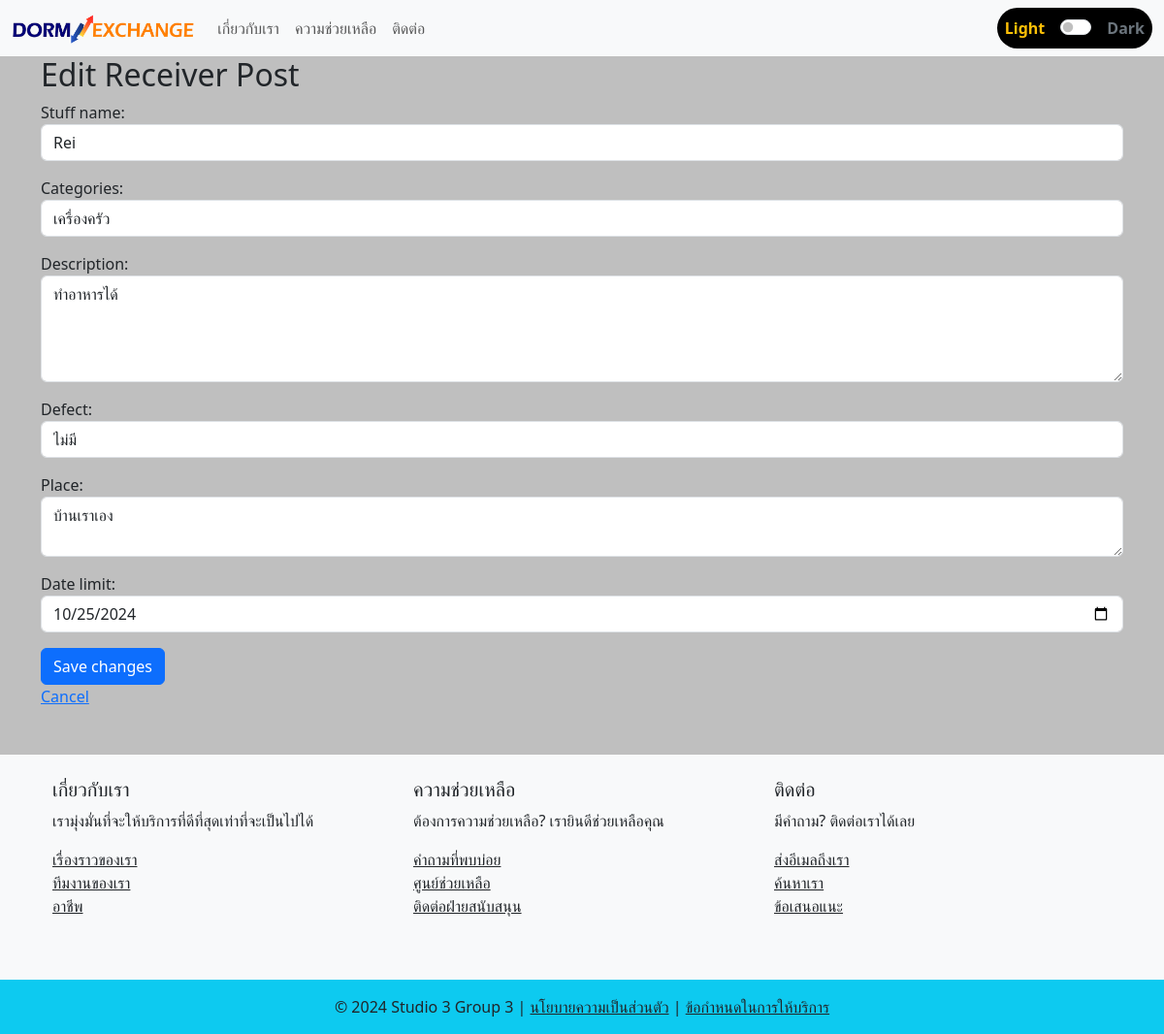
Page /edit_receiver_post/16/ on the earlier database version.
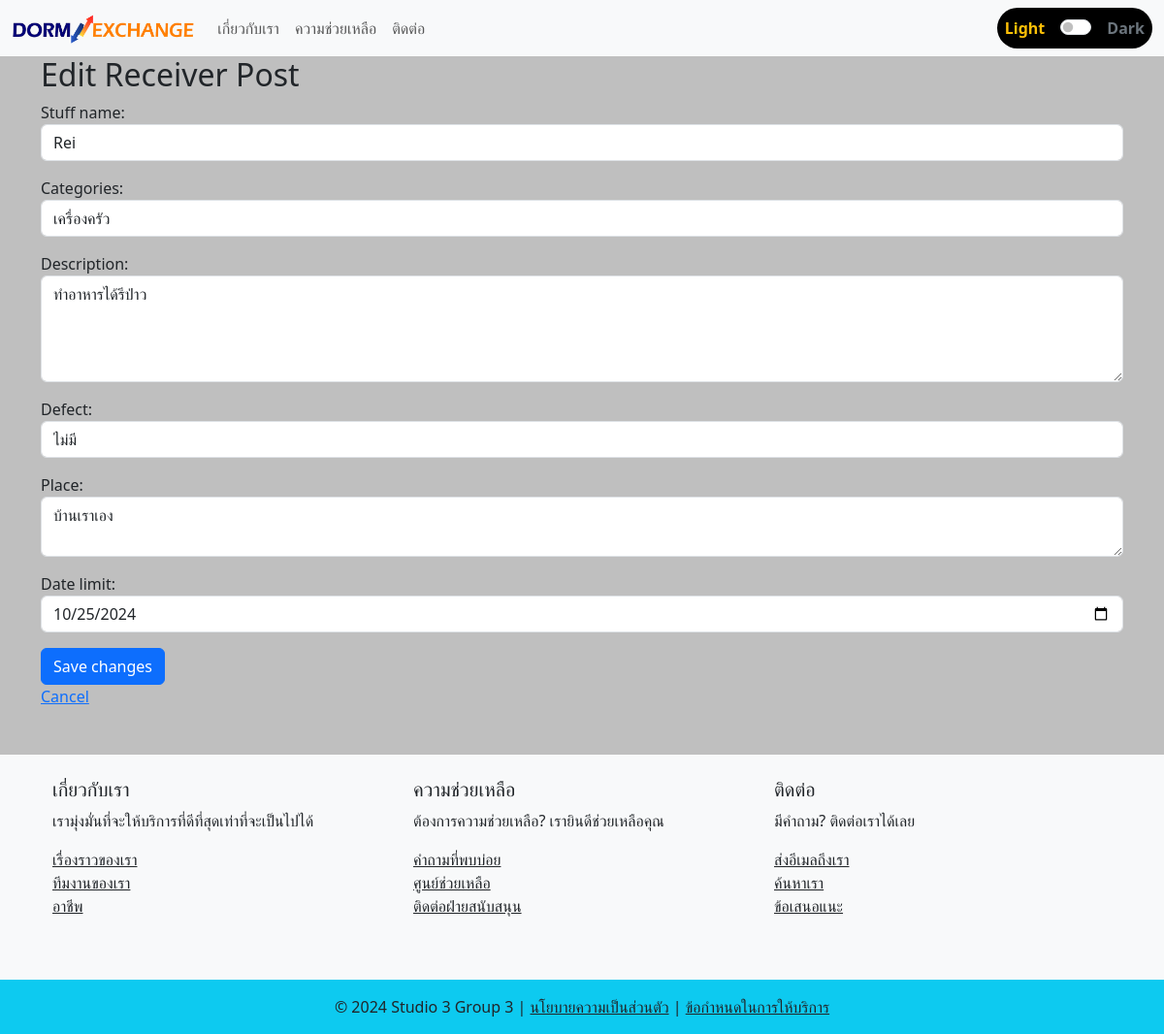
Same page on the later database version.
### myapp/models.py (models this page shows, shortened)
class PostReceiver(models.Model):
    post_ID = models.AutoField(primary_key=True)
    stuff_name = models.CharField(max_length=50)
    categories = models.CharField(max_length=50, choices=CATEGORIES)
    description = models.TextField()
    defect = models.CharField(max_length=50, choices=DEFECT)
    user_profile = models.ForeignKey(UserProfile, on_delete=models.CASCADE)
    place = models.TextField()
    date_limit = models.DateField()
    created_at = models.DateTimeField(default=timezone.now)
    updated_at = models.DateTimeField(auto_now=True)
    is_matched = models.BooleanField(default=False)

### myapp/views.py (the view)
# urls.py: path('edit_receiver_post/<int:post_ID>/', views.edit_receiver_post, name='edit_receiver_post'),
def edit_receiver_post(request, post_ID):
    post = get_object_or_404(PostReceiver, post_ID=post_ID)
    if request.method == 'POST':
        form = PostReceiverForm(request.POST, request.FILES, instance=post)
        if form.is_valid():
            form.save()
            if hasattr(request.user, 'profile'):
                return redirect('post_history', profile_id=request.user.profile.id)
    else:
        form = PostReceiverForm(instance=post)
    return render(request, 'myweb/edit_receiver_post.html', {'form': form, 'post': post})

### myapp/forms.py (shortened to what this page needs)
class PostReceiverForm(forms.ModelForm):
    class Meta:
        model = PostReceiver
        fields = ['stuff_name', 'categories', 'description', 'defect', 'place', 'date_limit']
        widgets = {
            'stuff_name': forms.TextInput(attrs={'class': 'form-control'}),
            'categories': forms.Select(attrs={'class': 'form-control'}),
            'description': forms.Textarea(attrs={'class': 'form-control', 'rows': 4}),
            'defect': forms.Select(attrs={'class': 'form-control'}),
            'place': forms.Textarea(attrs={'class': 'form-control', 'rows': 2}),
            'date_limit': forms.DateInput(attrs={'class': 'form-control', 'type': 'date'}),
        }

### myapp/templates/myweb/edit_receiver_post.html (shortened to what this page needs)
{% extends 'myweb/base.html' %}
{% block content %}
<h2>Edit Receiver Post</h2>
<form method="POST" enctype="multipart/form-data">
    {{ form.as_p }}
    <button type="submit" class="btn btn-primary">Save changes</button>
</form>
<a href="{% url 'home' %}">Cancel</a>
{% endblock %}

Differences in the rows shown:
changed PostReceiver "Rei": description "ทำอาหารได้" → "ทำอาหารได้รึป่าว"
